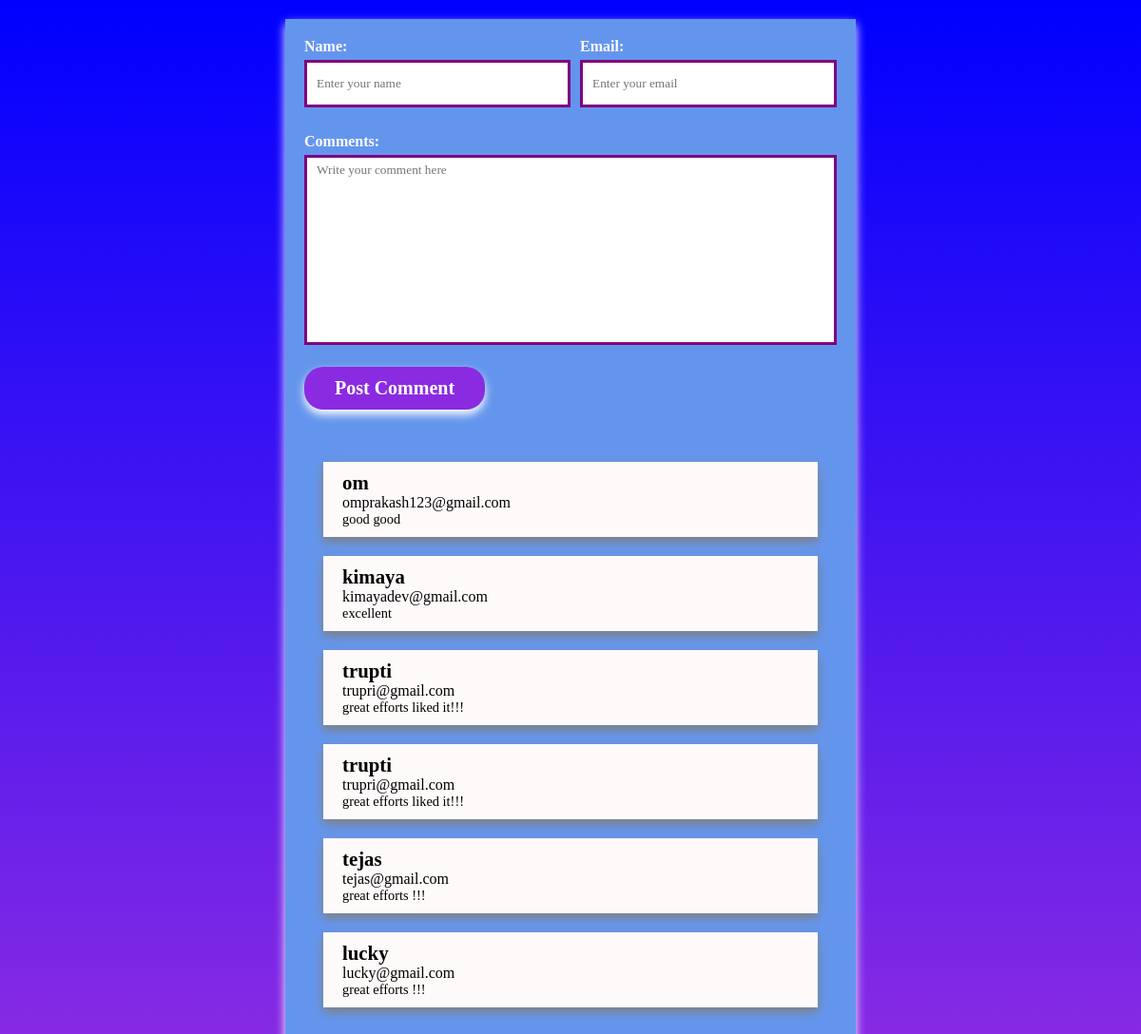
The page / on the database its author committed.
### tables this page shows
CREATE TABLE `comments` (
  `id` int(11) NOT NULL,
  `name` varchar(255) NOT NULL,
  `email` varchar(255) NOT NULL,
  `comments` mediumtext NOT NULL
);

### index.php (the view, shortened to what this page needs)
<?php
include("config.php");
?>
<html>
    <head>
        <link rel="stylesheet" href="style.css">
    </head>
    <body>
        <div class="wrapper">
            <form action="" method="post" class="form">
           <div class="row">
            <div class="input-group">
                <lable for="name">Name:</lable>
                <input type="text" name="name" id="name" placeholder="Enter your name" required>
            </div>
            <div class="input-group">
                <lable for="email">Email:</lable>
                <input type="email" name="email" id="email" placeholder="Enter your email" required>
            </div>
           </div>
                <div class="input-group textarea">
                    <lable for="comment">Comments:</lable>
                    <textarea  name="comment" id="comment" placeholder="Write your comment here" required></textarea>
                </div>
                <br><br><br><br><br><br><br>
                <div class="input-group">
                    <button name="submit" class="btn">Post Comment</button>
                </div>
            </form>
            <div class="prev-comments">
                <?php
                $sql = "SELECT * FROM comments";
                $result = mysqli_query($conn , $sql);
                if( mysqli_num_rows($result) > 0){
                    while($row = mysqli_fetch_assoc($result)){
                ?>
                <div class="single-item">
                    <h3><?php echo $row['name'];?></h3>
                    <a href="<?php echo $row['email'];?>"><?php echo $row['email'];?></a>
                    <p><?php echo $row['comments'];?></p>
                </div>
                <?php
                    }
                }
                ?>
            </div>
        </div>
    </body>
</html>

### style.css (style rules this page uses)
* { margin: 0; font-family: 'Times New Roman', Times, serif; padding: 0; box-sizing: border-box; }
body { width: 100%; min-height: 100vh; display: flex; justify-content: center; align-items: center; flex-direction: column; background: linear-gradient(to bottom, blue 0% , blueviolet 100%) ; }
.wrapper { padding: 20px; background-color: cornflowerblue; box-shadow: 0 5px 10px white; width: 600px; min-height: 400px; margin: 20px 0; }
.wrapper .form .input-group lable { font-weight: 600; margin-bottom: 5px; display: block; color: snow; }
.wrapper .form .input-group { width: 100%; height: 50px; margin-bottom: 50px; }
.wrapper .form .input-group input ,.wrapper .form .input-group textarea { width: 100%; height: 100%; border: 3px solid purple; outline: none; padding: 5px 10px; }
.wrapper .form .row .input-group:first-child { padding-left: 0; }
.wrapper .form .row .input-group:last-child { padding: 0 10px; padding-right: 0; }
.wrapper .form .input-group.textarea textarea { resize: none; height: 200px; }
.wrapper .form .row { display: grid; grid-template-columns: repeat(auto-fit, minmax(280px , 1fr)); }
.wrapper .prev-comments .single-item { background-color: snow; box-shadow: 0 5px 10px grey; padding: 10px 20px ; margin: 0; text-align: left; margin: 20px; }
.wrapper .prev-comments .single-item h3 { font-size: 1.3rem; font-weight: 800; color: black; }
.wrapper .prev-comments .single-item a { margin: 0 0; font-size: 1rem; color: black; text-decoration: none; display: inline-block; }
.wrapper .prev-comments .single-item p { font-size: .9rem; color: black; }
.wrapper .form .input-group .btn { margin-top: 20px; display: block; padding: .7rem 2rem; color: white; background-color: blueviolet; border: none; outline: none; font-weight: 800; font-size: 20px; border-radius: 20px; cursor: pointer; transition: .3s ease-in; box-shadow: 0 5px 10px white; }

### rows shown on the page
comments: name "om", email "omprakash123@gmail.com", comments "good good"
comments: name "kimaya", email "kimayadev@gmail.com", comments "excellent"
comments: name "trupti", email "trupri@gmail.com", comments "great efforts liked it!!!"
comments: name "trupti", email "trupri@gmail.com", comments "great efforts liked it!!!"
comments: name "tejas", email "tejas@gmail.com", comments "great efforts !!!"
comments: name "lucky", email "lucky@gmail.com", comments "great efforts !!!"
